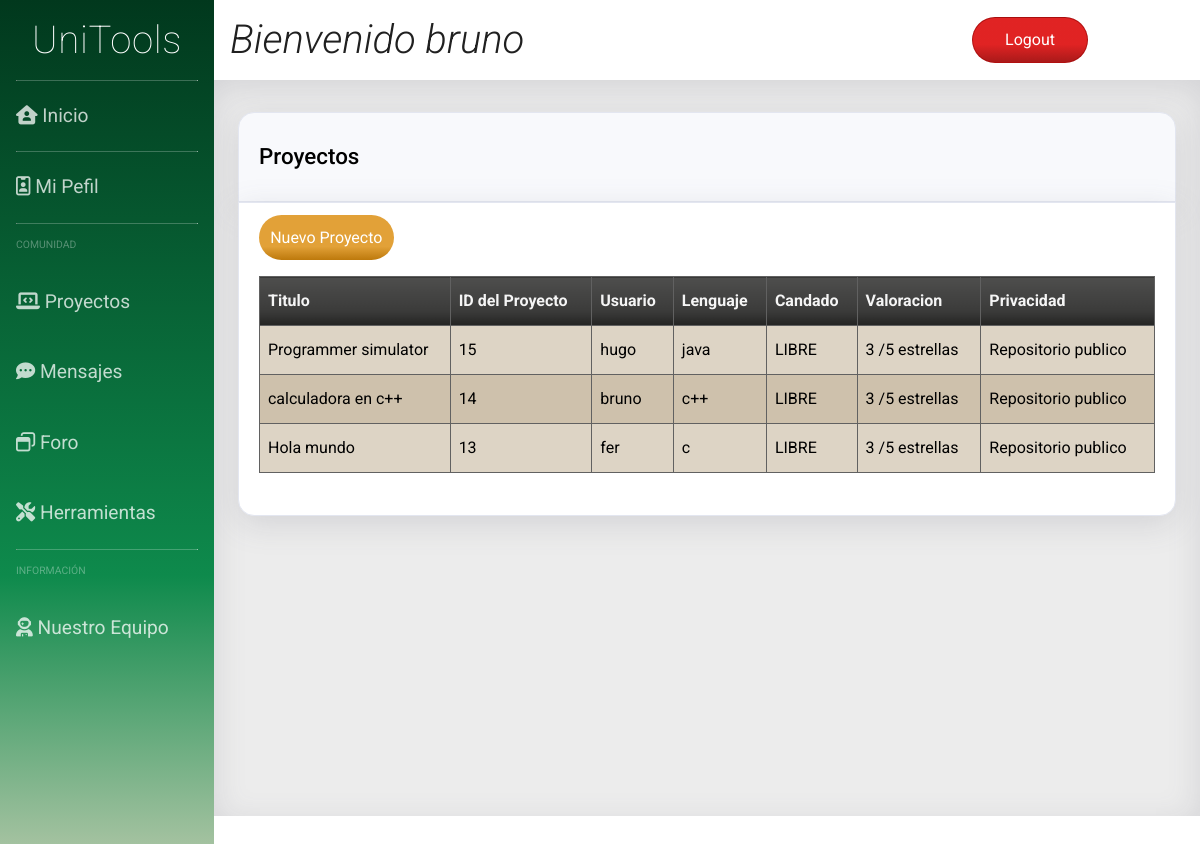
The page /proyectos.php (signed in) on the database its author committed.
### tables this page shows
CREATE TABLE `project` (
  `id` int(11) NOT NULL,
  `titulo` varchar(100) NOT NULL,
  `candado` tinyint(1) NOT NULL,
  `userId` int(11) NOT NULL,
  `estrellas` int(11) NOT NULL,
  `privado` tinyint(1) NOT NULL,
  `lenguaje` varchar(50) NOT NULL,
  `contenido` varchar(200) NOT NULL
);

CREATE TABLE `user` (
  `id_user` int(11) NOT NULL,
  `email` varchar(50) NOT NULL,
  `password` varchar(255) NOT NULL,
  `username` varchar(30) NOT NULL,
  `premium` tinyint(1) NOT NULL,
  `admin` tinyint(1) NOT NULL,
  `name` text NOT NULL,
  `aboutMe` text NOT NULL
);

### dao/project_class.php (called while the page is built, shortened)
<?php
class TOUproject {
	private $id;
	private $user;
	private $titulo;
	private $lenguaje;
  	private $candado;
	private $estrellas;
  function __construct($id='',$user='',$titulo='',$contenido='',$lenguaje='',$privado='',$candado='',$estrellas='')
  {
    $this->id = $id;
    $this->user = $user;
    $this->titulo = $titulo;
    $this->lenguaje = $lenguaje;
    $this->candado = $candado;
    $this->estrellas = $estrellas;
  }
  public function get_id(){
		return $this->id;
	}
	public function get_user(){
		return $this->user;
	}
	public function get_titulo(){
		return $this->titulo;
	}
	public function get_lenguaje(){
		return $this->lenguaje;
	}
  public function get_candado(){
		return $this->candado;
	}
  public function get_estrellas(){
		return $this->estrellas;
	}
 }

### dao/DAO.php (called while the page is built, shortened)
<?php
class DAO {
	public $conn;
	public function __construct() {
		if (!$this->conn){
			if(isset($_SESSION['admin']) && $_SESSION['admin']){
				$this->conn = mysqli_connect("localhost", "root", "", "unitoolsdb");
			}else{
				$this->conn = mysqli_connect("localhost", "Usuario", "User", "unitoolsdb");
			}
		}
	}
	public function ejecutarConsulta($query){
		$result = mysqli_query($this->conn, $query) or die($this->conn->error);
        $array = mysqli_fetch_assoc($result);
		return $array;
	}
	public function devolverConsulta($query){
		$result = mysqli_query($this->conn, $query) or die($this->conn->error);
		return $result;
	}
}
?>

### dao/dao_project.php (called while the page is built, shortened)
<?php
include_once('DAO.php');
include_once('project_class.php');
class DAOproject extends DAO {
  public function show_all_data(){
		$sql = sprintf("SELECT * FROM project ORDER BY id DESC");
		$query = $this->devolverConsulta($sql);
        $array = [];
        while($result = mysqli_fetch_assoc($query)){
            $proj = new TOUproject($result['id'],
            $result['userId'], $result['titulo'], $result['contenido'],
             $result['lenguaje'], $result['privado'],$result['candado'],$result['estrellas']);
            array_push($array, $proj);
        }
		return $array;
	}
}

### dao/dao_user.php (called while the page is built, shortened)
<?php
include_once('DAO.php');
include_once('user_class.php');
class DAOUsuario extends DAO {
	public function search_userId($userId){
		$sql = sprintf("SELECT * FROM user WHERE id_User = $userId");
		if (!$this->ejecutarConsulta($sql))
			return null;
		else
		{
			$result = $this->ejecutarConsulta($sql);
			$user = new TOUser($result['id_user'],$result['email'],$result['password'],$result['username'],$result['premium'], $result['admin'], $result['name'], $result['aboutMe']);
			return $user;
		}
	}
}
?>

### dao/user_class.php (called while the page is built, shortened)
<?php
class TOUser {
	private $user_name;
	function __construct($userId='',$email='',$password='',$user_name='',$premium='', $admin='', $name='', $aboutMe=''){
		$this->user_name = $user_name;
	}
	public function get_username(){
		return $this->user_name;
	}
}
?>

### proyectos.php (the view, shortened to what this page needs)
<?php
include_once("dao/dao_user.php");
include_once("dao/dao_project.php");
?>
<!DOCTYPE html>
<html>
<head>
    <link rel="stylesheet" type="text/css" href="css/hoja_OG.css">
    <link rel="stylesheet" type="text/css" href="css/side_OG.css">
    <link rel="stylesheet" type="text/css" href="css/cabecera_OG.css">
    <link rel="stylesheet" type="text/css" href="css/content_OG.css">
</head>
<body>
 <div class="contenedor">
<?php
require("includes/common/navegacion_OG.php");?>
<?php
require("includes/common/cabecera_OG.php");?>
<div class="contenido">
	<div class="fb-col box" id="prs_g">
		<div class="t1 fb-row" >
			<h1>Proyectos</h1>
		</div>
		<div class="b1">
			<div class="btn btn_mango">
				<a href="nuevo_project.php">Nuevo Proyecto</a>
			</div>
                <?php
                $dao_project = new DAOproject();
                $dao_user = new DAOUsuario();
                $res = $dao_project->show_all_data();
				?>
			 <table id="prs"  class="round">
				<tr>
					<th>Titulo</th>
					<th>ID del Proyecto</th>
					<th>Usuario</th>
					<th>Lenguaje</th>
					<th>Candado</th>
					<th>Valoracion</th>
					<th>Privacidad</th>
				</tr>
		<?php
		while (!empty($res))
		{
			$curr_proj = array_shift($res);
			$project_id = $curr_proj->get_id();
			$usuario = $dao_user->search_userId($curr_proj->get_user());
			$lenguaje = $curr_proj->get_lenguaje();
			$title = $curr_proj->get_titulo();
			$candado = $curr_proj->get_candado();
			$estrellas = $curr_proj->get_estrellas();
			$priv = "Repositorio publico";
			if ($usuario == null)
			{
				$username = "Usuario borrado";
			}
			else {
				$username = $usuario->get_username();
			}
		    if ($candado == 0){
		    	$candado = "LIBRE";
		    }
		    else {
		    	$candado = "EN EDICIÓN";
		    }?>
				<tr>
				<?php
				echo '<td id="prs_link"> <a href="project.php?id=' . $project_id . '">';
				?>
						 <?php echo $title      ?> </a></td>
					<td> <?php echo $project_id ?> </td>
					<td> <?php echo $username 	?> </td>
					<td> <?php echo $lenguaje 	?> </td>
					<td> <?php echo $candado   	?> </td>
					<td> <?php echo $estrellas 	?> /5 estrellas </td>
					<td> <?php echo $priv 	  	?></td>
				</tr>
		<?php
		}?>
				</table>
				</div>
            </div>
        </div>
    </div>
</body>

### css/hoja_OG.css (style rules this page uses)
html, body { height: 100%; min-height: 100%; margin: 0; font-size: 1rem; line-height: 2; text-align: left; font-family: "Roboto", sans-serif; overflow: hidden; }
.contenedor { display: grid; grid-gap: 0; grid-template-columns: [c1] 1fr [c2] 5.5fr; grid-template-rows: [r1] 1fr [r2] 11fr; width: auto; height: auto; min-width: 100%; min-height: 100%; background-color: #fff; color: #000000; }
a { text-decoration: none; }
.fb-col { display: flex; flex-direction: column; }
.fb-row { display: flex; flex-flow: row wrap; padding-left: 0; }
.box { background-color: transparent; color: black; word-wrap: break-word; margin: 2rem 1.5rem 0; }
.t1 { border: 1px solid #e3e6f0; padding: 0.4rem 1.25rem; margin-bottom: 0; background-color: #f8f9fc; border-bottom: 1px solid #e3e6f0; border-top-left-radius: 1rem; border-top-right-radius: 1rem; border-bottom-left-radius: 0; border-bottom-right-radius: 0; color: #000; box-shadow: 0 0.5rem 2rem 0 rgba(96, 98, 114, 0.178); }
.b1 { border: 1px solid #e3e6f0; padding: 0.6rem 1.25rem; background-color: white; border-radius: 1rem; border-bottom-left-radius: 1rem; border-bottom-right-radius: 1rem; border-top-left-radius: 0; border-top-right-radius: 0; color: #000; box-shadow: 0 0.5rem 2rem 0 rgba(96, 98, 114, 0.178); }
.box h1 { font-weight: 500; font-size: 140%; }
table { width: 100%; margin: 1rem 0 2rem 0; }
table, th, td { border: 1px solid rgb(97, 97, 97); border-collapse: collapse; }
th, td { text-align: left; padding: 0.5rem; }
th { background-color: #3b3b3a; color: whitesmoke; background-image: linear-gradient( 180deg, #4e4e4d 0%, #3b3b3a 70%, #242423 100% ); }
tr:nth-child(even) { background-color: #ddd4c5; border-radius: 5rem; }
tr:nth-child(odd) { background-color: #cec1ac; }
.btn { border-color: #ffffff; border: none; color: #fff; display: inline-block; text-align: center; font-size: 1rem; border-radius: 2rem; width: fit-content; margin-top: 0.2rem; color: #fff; display: inline-block; text-align: center; font-size: 1rem; border-radius: 2rem; }
.btn a, .btn button { padding: 0.4rem 0.7rem 0.4rem 0.7rem; text-align: center; display: block; color: rgb(255, 255, 255); cursor: pointer; border: none; transition: 0.5s; }
.btn_mango { background-color: #e0c218; border: none; color: #fff; background-image: linear-gradient( 180deg, #e2a138 0%, #e2a138 70%, #bd790c 100% ); }
.btn_mango a, .btn_mango button, .btn_tomate a, .btn_tomate button, .btn_agua a, .btn_agua button { color: rgb(255, 255, 255); }

### css/content_OG.css (style rules this page uses)
* { box-sizing: border-box; }
.contenido { grid-column: c2; grid-row: r2; background-color: rgb(236, 236, 236); color: rgb(37, 37, 37); padding-top: 0px; margin: 0; max-height: 92vh; overflow-y: scroll; width: 100%; padding-bottom: 100px; box-shadow: inset 0 0.5rem 2rem 0 rgba(96, 98, 114, 0.178); }
#prs_g { margin: 2rem 1.5rem 0; }
#prs_link { padding: 0; }
#prs_link a { display: block; color: black; height: 3rem; padding: 0.5rem 0 0 0.5rem; }

### rows shown on the page
project: titulo "Programmer simulator", id "15", userId.username "hugo", lenguaje "java", candado "LIBRE", estrellas "3", priv "Repositorio publico"
project: titulo "calculadora en c++", id "14", userId.username "bruno", lenguaje "c++", candado "LIBRE", estrellas "3", priv "Repositorio publico"
project: titulo "Hola mundo", id "13", userId.username "fer", lenguaje "c", candado "LIBRE", estrellas "3", priv "Repositorio publico"

### other values the page prints
$_SESSION["username"] "bruno"
